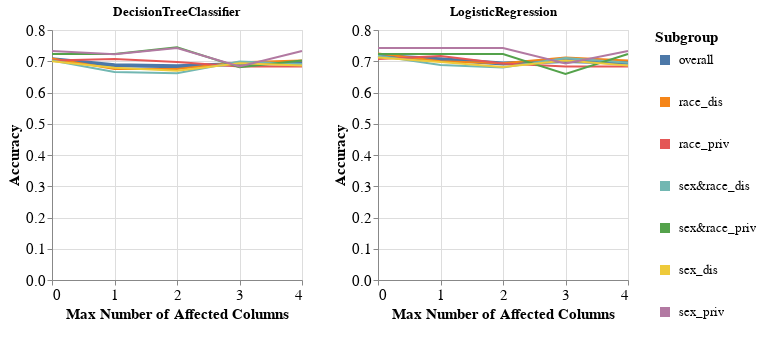

The notebook cell saved with this chart:
### Code cell
visualizer.create_subgroups_grid_pct_lines_per_model_plot(subgroup_metric='Accuracy',
                                                          target_preprocessing_technique=PREPROCESSING_TECHNIQUES[0],
                                                          model_names=MODEL_NAMES,
                                                          mode='max_num_columns')

### Figure 1 — Vega-Lite specification as saved in the notebook (floating-point values rounded to 4 significant figures)
{"config": {"view": {"continuousWidth": 400, "continuousHeight": 300}, "axis": {"labelFontSize": 15, "titleFontSize": 15}, "legend": {"labelFontSize": 13, "symbolStrokeWidth": 10, "titleFontSize": 15}}, "vconcat": [{"hconcat": [{"mark": "line", "encoding": {"color": {"field": "Subgroup", "type": "nominal"}, "strokeWidth": {"condition": {"value": 4, "test": "datum.Subgroup == 'overall'"}, "value": 2}, "x": {"axis": {"tickMinStep": 1}, "field": "Percentage", "title": "Max Number of Affected Columns", "type": "quantitative"}, "y": {"field": "Metric_Value", "title": "Accuracy", "type": "quantitative"}}, "height": 250, "title": "DecisionTreeClassifier", "width": 250}, {"data": {"name": "data-401479c5a38f6a353fad31761c2714cb"}, "mark": "line", "encoding": {"color": {"field": "Subgroup", "type": "nominal"}, "strokeWidth": {"condition": {"value": 4, "test": "datum.Subgroup == 'overall'"}, "value": 2}, "x": {"axis": {"tickMinStep": 1}, "field": "Percentage", "title": "Max Number of Affected Columns", "type": "quantitative"}, "y": {"field": "Metric_Value", "title": "Accuracy", "type": "quantitative"}}, "height": 250, "title": "LogisticRegression", "width": 250}]}], "data": {"name": "data-f15f5af819313d72ca4aad82bc08af41"}, "$schema": "https://vega.github.io/schema/vega-lite/v4.17.0.json", "datasets": {"data-f15f5af819313d72ca4aad82bc08af41": [{"Model_Name": "DecisionTreeClassifier", "Test_Set_Index": 0.0, "Metric": "Accuracy", "Subgroup": "overall", "Num_Estimators": 10.0, "Metric_Value": 0.7064, "Percentage": 0.0}, {"Model_Name": "DecisionTreeClassifier", "Test_Set_Index": 0.0, "Metric": "Accuracy", "Subgroup": "race_dis", "Num_Estimators": 10.0, "Metric_Value": 0.709, "Percentage": 0.0}, {"Model_Name": "DecisionTreeClassifier", "Test_Set_Index": 0.0, "Metric": "Accuracy", "Subgroup": "race_priv", "Num_Estimators": 10.0, "Metric_Value": 0.7024, "Percentage": 0.0}, {"Model_Name": "DecisionTreeClassifier", "Test_Set_Index": 0.0, "Metric": "Accuracy", "Subgroup": "sex&race_dis", "Num_Estimators": 10.0, "Metric_Value": 0.7026, "Percentage": 0.0}, {"Model_Name": "DecisionTreeClassifier", "Test_Set_Index": 0.0, "Metric": "Accuracy", "Subgroup": "sex&race_priv", "Num_Estimators": 10.0, "Metric_Value": 0.7234, "Percentage": 0.0}, {"Model_Name": "DecisionTreeClassifier", "Test_Set_Index": 0.0, "Metric": "Accuracy", "Subgroup": "sex_dis", "Num_Estimators": 10.0, "Metric_Value": 0.7002, "Percentage": 0.0}, {"Model_Name": "DecisionTreeClassifier", "Test_Set_Index": 0.0, "Metric": "Accuracy", "Subgroup": "sex_priv", "Num_Estimators": 10.0, "Metric_Value": 0.7327, "Percentage": 0.0}, {"Model_Name": "DecisionTreeClassifier", "Test_Set_Index": 1.0, "Metric": "Accuracy", "Subgroup": "overall", "Num_Estimators": 10.0, "Metric_Value": 0.6875, "Percentage": 1.0}, {"Model_Name": "DecisionTreeClassifier", "Test_Set_Index": 1.0, "Metric": "Accuracy", "Subgroup": "race_dis", "Num_Estimators": 10.0, "Metric_Value": 0.6749, "Percentage": 1.0}, {"Model_Name": "DecisionTreeClassifier", "Test_Set_Index": 1.0, "Metric": "Accuracy", "Subgroup": "race_priv", "Num_Estimators": 10.0, "Metric_Value": 0.7073, "Percentage": 1.0}, {"Model_Name": "DecisionTreeClassifier", "Test_Set_Index": 1.0, "Metric": "Accuracy", "Subgroup": "sex&race_dis", "Num_Estimators": 10.0, "Metric_Value": 0.6654, "Percentage": 1.0}, {"Model_Name": "DecisionTreeClassifier", "Test_Set_Index": 1.0, "Metric": "Accuracy", "Subgroup": "sex&race_priv", "Num_Estimators": 10.0, "Metric_Value": 0.7234, "Percentage": 1.0}, {"Model_Name": "DecisionTreeClassifier", "Test_Set_Index": 1.0, "Metric": "Accuracy", "Subgroup": "sex_dis", "Num_Estimators": 10.0, "Metric_Value": 0.6792, "Percentage": 1.0}, {"Model_Name": "DecisionTreeClassifier", "Test_Set_Index": 1.0, "Metric": "Accuracy", "Subgroup": "sex_priv", "Num_Estimators": 10.0, "Metric_Value": 0.7228, "Percentage": 1.0}, {"Model_Name": "DecisionTreeClassifier", "Test_Set_Index": 2.0, "Metric": "Accuracy", "Subgroup": "overall", "Num_Estimators": 10.0, "Metric_Value": 0.6837, "Percentage": 2.0}, {"Model_Name": "DecisionTreeClassifier", "Test_Set_Index": 2.0, "Metric": "Accuracy", "Subgroup": "race_dis", "Num_Estimators": 10.0, "Metric_Value": 0.6749, "Percentage": 2.0}, {"Model_Name": "DecisionTreeClassifier", "Test_Set_Index": 2.0, "Metric": "Accuracy", "Subgroup": "race_priv", "Num_Estimators": 10.0, "Metric_Value": 0.6976, "Percentage": 2.0}, {"Model_Name": "DecisionTreeClassifier", "Test_Set_Index": 2.0, "Metric": "Accuracy", "Subgroup": "sex&race_dis", "Num_Estimators": 10.0, "Metric_Value": 0.6617, "Percentage": 2.0}, {"Model_Name": "DecisionTreeClassifier", "Test_Set_Index": 2.0, "Metric": "Accuracy", "Subgroup": "sex&race_priv", "Num_Estimators": 10.0, "Metric_Value": 0.7447, "Percentage": 2.0}, {"Model_Name": "DecisionTreeClassifier", "Test_Set_Index": 2.0, "Metric": "Accuracy", "Subgroup": "sex_dis", "Num_Estimators": 10.0, "Metric_Value": 0.6698, "Percentage": 2.0}, {"Model_Name": "DecisionTreeClassifier", "Test_Set_Index": 2.0, "Metric": "Accuracy", "Subgroup": "sex_priv", "Num_Estimators": 10.0, "Metric_Value": 0.7426, "Percentage": 2.0}, {"Model_Name": "DecisionTreeClassifier", "Test_Set_Index": 3.0, "Metric": "Accuracy", "Subgroup": "overall", "Num_Estimators": 10.0, "Metric_Value": 0.6913, "Percentage": 3.0}, {"Model_Name": "DecisionTreeClassifier", "Test_Set_Index": 3.0, "Metric": "Accuracy", "Subgroup": "race_dis", "Num_Estimators": 10.0, "Metric_Value": 0.6966, "Percentage": 3.0}, {"Model_Name": "DecisionTreeClassifier", "Test_Set_Index": 3.0, "Metric": "Accuracy", "Subgroup": "race_priv", "Num_Estimators": 10.0, "Metric_Value": 0.6829, "Percentage": 3.0}, {"Model_Name": "DecisionTreeClassifier", "Test_Set_Index": 3.0, "Metric": "Accuracy", "Subgroup": "sex&race_dis", "Num_Estimators": 10.0, "Metric_Value": 0.6989, "Percentage": 3.0}, {"Model_Name": "DecisionTreeClassifier", "Test_Set_Index": 3.0, "Metric": "Accuracy", "Subgroup": "sex&race_priv", "Num_Estimators": 10.0, "Metric_Value": 0.6809, "Percentage": 3.0}, {"Model_Name": "DecisionTreeClassifier", "Test_Set_Index": 3.0, "Metric": "Accuracy", "Subgroup": "sex_dis", "Num_Estimators": 10.0, "Metric_Value": 0.6932, "Percentage": 3.0}, {"Model_Name": "DecisionTreeClassifier", "Test_Set_Index": 3.0, "Metric": "Accuracy", "Subgroup": "sex_priv", "Num_Estimators": 10.0, "Metric_Value": 0.6832, "Percentage": 3.0}, {"Model_Name": "DecisionTreeClassifier", "Test_Set_Index": 4.0, "Metric": "Accuracy", "Subgroup": "overall", "Num_Estimators": 10.0, "Metric_Value": 0.6951, "Percentage": 4.0}, {"Model_Name": "DecisionTreeClassifier", "Test_Set_Index": 4.0, "Metric": "Accuracy", "Subgroup": "race_dis", "Num_Estimators": 10.0, "Metric_Value": 0.7028, "Percentage": 4.0}, {"Model_Name": "DecisionTreeClassifier", "Test_Set_Index": 4.0, "Metric": "Accuracy", "Subgroup": "race_priv", "Num_Estimators": 10.0, "Metric_Value": 0.6829, "Percentage": 4.0}, {"Model_Name": "DecisionTreeClassifier", "Test_Set_Index": 4.0, "Metric": "Accuracy", "Subgroup": "sex&race_dis", "Num_Estimators": 10.0, "Metric_Value": 0.6914, "Percentage": 4.0}, {"Model_Name": "DecisionTreeClassifier", "Test_Set_Index": 4.0, "Metric": "Accuracy", "Subgroup": "sex&race_priv", "Num_Estimators": 10.0, "Metric_Value": 0.7021, "Percentage": 4.0}, {"Model_Name": "DecisionTreeClassifier", "Test_Set_Index": 4.0, "Metric": "Accuracy", "Subgroup": "sex_dis", "Num_Estimators": 10.0, "Metric_Value": 0.6862, "Percentage": 4.0}, {"Model_Name": "DecisionTreeClassifier", "Test_Set_Index": 4.0, "Metric": "Accuracy", "Subgroup": "sex_priv", "Num_Estimators": 10.0, "Metric_Value": 0.7327, "Percentage": 4.0}], "data-401479c5a38f6a353fad31761c2714cb": [{"Model_Name": "LogisticRegression", "Test_Set_Index": 0.0, "Metric": "Accuracy", "Subgroup": "overall", "Num_Estimators": 10.0, "Metric_Value": 0.7178, "Percentage": 0.0}, {"Model_Name": "LogisticRegression", "Test_Set_Index": 0.0, "Metric": "Accuracy", "Subgroup": "race_dis", "Num_Estimators": 10.0, "Metric_Value": 0.7245, "Percentage": 0.0}, {"Model_Name": "LogisticRegression", "Test_Set_Index": 0.0, "Metric": "Accuracy", "Subgroup": "race_priv", "Num_Estimators": 10.0, "Metric_Value": 0.7073, "Percentage": 0.0}, {"Model_Name": "LogisticRegression", "Test_Set_Index": 0.0, "Metric": "Accuracy", "Subgroup": "sex&race_dis", "Num_Estimators": 10.0, "Metric_Value": 0.7175, "Percentage": 0.0}, {"Model_Name": "LogisticRegression", "Test_Set_Index": 0.0, "Metric": "Accuracy", "Subgroup": "sex&race_priv", "Num_Estimators": 10.0, "Metric_Value": 0.7234, "Percentage": 0.0}, {"Model_Name": "LogisticRegression", "Test_Set_Index": 0.0, "Metric": "Accuracy", "Subgroup": "sex_dis", "Num_Estimators": 10.0, "Metric_Value": 0.7119, "Percentage": 0.0}, {"Model_Name": "LogisticRegression", "Test_Set_Index": 0.0, "Metric": "Accuracy", "Subgroup": "sex_priv", "Num_Estimators": 10.0, "Metric_Value": 0.7426, "Percentage": 0.0}, {"Model_Name": "LogisticRegression", "Test_Set_Index": 1.0, "Metric": "Accuracy", "Subgroup": "overall", "Num_Estimators": 10.0, "Metric_Value": 0.7064, "Percentage": 1.0}, {"Model_Name": "LogisticRegression", "Test_Set_Index": 1.0, "Metric": "Accuracy", "Subgroup": "race_dis", "Num_Estimators": 10.0, "Metric_Value": 0.6997, "Percentage": 1.0}, {"Model_Name": "LogisticRegression", "Test_Set_Index": 1.0, "Metric": "Accuracy", "Subgroup": "race_priv", "Num_Estimators": 10.0, "Metric_Value": 0.7171, "Percentage": 1.0}, {"Model_Name": "LogisticRegression", "Test_Set_Index": 1.0, "Metric": "Accuracy", "Subgroup": "sex&race_dis", "Num_Estimators": 10.0, "Metric_Value": 0.6877, "Percentage": 1.0}, {"Model_Name": "LogisticRegression", "Test_Set_Index": 1.0, "Metric": "Accuracy", "Subgroup": "sex&race_priv", "Num_Estimators": 10.0, "Metric_Value": 0.7234, "Percentage": 1.0}, {"Model_Name": "LogisticRegression", "Test_Set_Index": 1.0, "Metric": "Accuracy", "Subgroup": "sex_dis", "Num_Estimators": 10.0, "Metric_Value": 0.6979, "Percentage": 1.0}, {"Model_Name": "LogisticRegression", "Test_Set_Index": 1.0, "Metric": "Accuracy", "Subgroup": "sex_priv", "Num_Estimators": 10.0, "Metric_Value": 0.7426, "Percentage": 1.0}, {"Model_Name": "LogisticRegression", "Test_Set_Index": 2.0, "Metric": "Accuracy", "Subgroup": "overall", "Num_Estimators": 10.0, "Metric_Value": 0.6932, "Percentage": 2.0}, {"Model_Name": "LogisticRegression", "Test_Set_Index": 2.0, "Metric": "Accuracy", "Subgroup": "race_dis", "Num_Estimators": 10.0, "Metric_Value": 0.6935, "Percentage": 2.0}, {"Model_Name": "LogisticRegression", "Test_Set_Index": 2.0, "Metric": "Accuracy", "Subgroup": "race_priv", "Num_Estimators": 10.0, "Metric_Value": 0.6927, "Percentage": 2.0}, {"Model_Name": "LogisticRegression", "Test_Set_Index": 2.0, "Metric": "Accuracy", "Subgroup": "sex&race_dis", "Num_Estimators": 10.0, "Metric_Value": 0.6803, "Percentage": 2.0}, {"Model_Name": "LogisticRegression", "Test_Set_Index": 2.0, "Metric": "Accuracy", "Subgroup": "sex&race_priv", "Num_Estimators": 10.0, "Metric_Value": 0.7234, "Percentage": 2.0}, {"Model_Name": "LogisticRegression", "Test_Set_Index": 2.0, "Metric": "Accuracy", "Subgroup": "sex_dis", "Num_Estimators": 10.0, "Metric_Value": 0.6815, "Percentage": 2.0}, {"Model_Name": "LogisticRegression", "Test_Set_Index": 2.0, "Metric": "Accuracy", "Subgroup": "sex_priv", "Num_Estimators": 10.0, "Metric_Value": 0.7426, "Percentage": 2.0}, {"Model_Name": "LogisticRegression", "Test_Set_Index": 3.0, "Metric": "Accuracy", "Subgroup": "overall", "Num_Estimators": 10.0, "Metric_Value": 0.7008, "Percentage": 3.0}, {"Model_Name": "LogisticRegression", "Test_Set_Index": 3.0, "Metric": "Accuracy", "Subgroup": "race_dis", "Num_Estimators": 10.0, "Metric_Value": 0.7121, "Percentage": 3.0}, {"Model_Name": "LogisticRegression", "Test_Set_Index": 3.0, "Metric": "Accuracy", "Subgroup": "race_priv", "Num_Estimators": 10.0, "Metric_Value": 0.6829, "Percentage": 3.0}, {"Model_Name": "LogisticRegression", "Test_Set_Index": 3.0, "Metric": "Accuracy", "Subgroup": "sex&race_dis", "Num_Estimators": 10.0, "Metric_Value": 0.71, "Percentage": 3.0}, {"Model_Name": "LogisticRegression", "Test_Set_Index": 3.0, "Metric": "Accuracy", "Subgroup": "sex&race_priv", "Num_Estimators": 10.0, "Metric_Value": 0.6596, "Percentage": 3.0}, {"Model_Name": "LogisticRegression", "Test_Set_Index": 3.0, "Metric": "Accuracy", "Subgroup": "sex_dis", "Num_Estimators": 10.0, "Metric_Value": 0.7026, "Percentage": 3.0}, {"Model_Name": "LogisticRegression", "Test_Set_Index": 3.0, "Metric": "Accuracy", "Subgroup": "sex_priv", "Num_Estimators": 10.0, "Metric_Value": 0.6931, "Percentage": 3.0}, {"Model_Name": "LogisticRegression", "Test_Set_Index": 4.0, "Metric": "Accuracy", "Subgroup": "overall", "Num_Estimators": 10.0, "Metric_Value": 0.6951, "Percentage": 4.0}, {"Model_Name": "LogisticRegression", "Test_Set_Index": 4.0, "Metric": "Accuracy", "Subgroup": "race_dis", "Num_Estimators": 10.0, "Metric_Value": 0.7028, "Percentage": 4.0}, {"Model_Name": "LogisticRegression", "Test_Set_Index": 4.0, "Metric": "Accuracy", "Subgroup": "race_priv", "Num_Estimators": 10.0, "Metric_Value": 0.6829, "Percentage": 4.0}, {"Model_Name": "LogisticRegression", "Test_Set_Index": 4.0, "Metric": "Accuracy", "Subgroup": "sex&race_dis", "Num_Estimators": 10.0, "Metric_Value": 0.6952, "Percentage": 4.0}, {"Model_Name": "LogisticRegression", "Test_Set_Index": 4.0, "Metric": "Accuracy", "Subgroup": "sex&race_priv", "Num_Estimators": 10.0, "Metric_Value": 0.7234, "Percentage": 4.0}, {"Model_Name": "LogisticRegression", "Test_Set_Index": 4.0, "Metric": "Accuracy", "Subgroup": "sex_dis", "Num_Estimators": 10.0, "Metric_Value": 0.6862, "Percentage": 4.0}, {"Model_Name": "LogisticRegression", "Test_Set_Index": 4.0, "Metric": "Accuracy", "Subgroup": "sex_priv", "Num_Estimators": 10.0, "Metric_Value": 0.7327, "Percentage": 4.0}]}}
